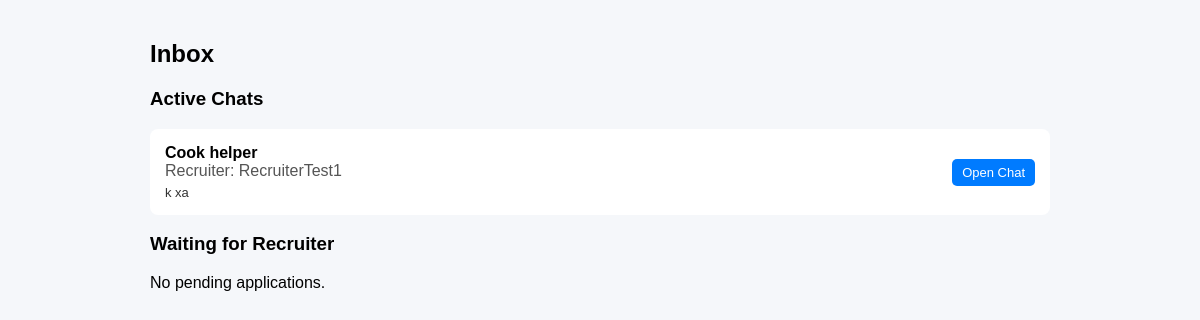
The app's page /chat/inbox/ (signed in), older data.
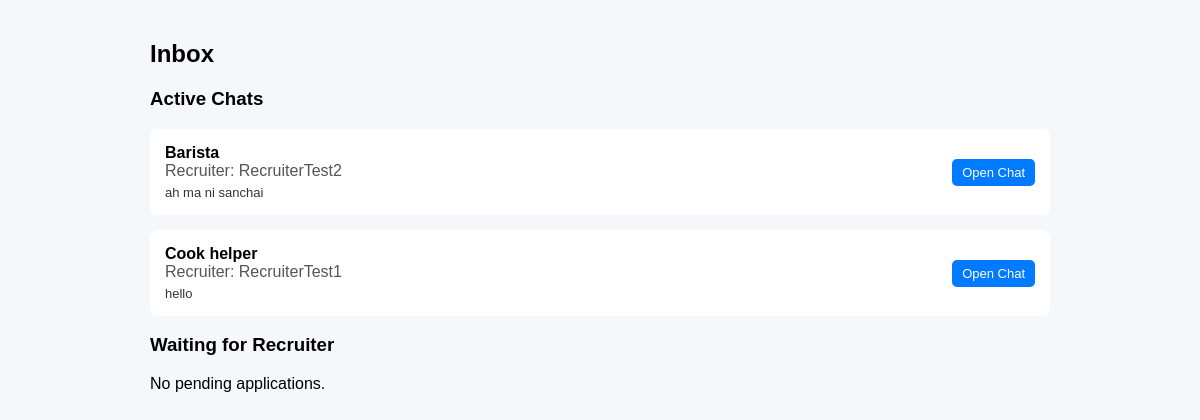
The same page, newer data.
### chat/models.py (models this page shows, shortened)
class ChatRoom(models.Model):
    recruiter = models.ForeignKey(User, on_delete=models.CASCADE, related_name='recruiter_chats')
    applicant = models.ForeignKey(User, on_delete=models.CASCADE, related_name='applicant_chats')
    job = models.ForeignKey(Job, on_delete=models.CASCADE)
    created_at = models.DateTimeField(auto_now_add=True)

class Message(models.Model):
    chatroom = models.ForeignKey(ChatRoom, on_delete=models.CASCADE, related_name='messages')
    sender = models.ForeignKey(User, on_delete=models.CASCADE)
    content = models.TextField()
    timestamp = models.DateTimeField(auto_now_add=True)
    is_read = models.BooleanField(default=False)

### Job_Post/models.py (models this page shows, shortened)
class Job(models.Model):
    JOB_TYPE_CHOICES = [
        ('Part Time', 'Part Time'),
        ('Full Time', 'Full Time'),
        ('Flexible', 'Flexible'),
    ]
    recruiter = models.ForeignKey(
        User,
        on_delete=models.CASCADE,
        related_name='jobs'
    )
    title = models.CharField(max_length=200)
    tags = models.CharField(max_length=200)
    location = models.CharField(max_length=255, default="Unknown")
    job_type = models.CharField(
        max_length=50,
        choices=JOB_TYPE_CHOICES,
        default='Full Time'
    )
    min_salary = models.IntegerField(null=True, blank=True)
    max_salary = models.IntegerField(null=True, blank=True)
    negotiable = models.BooleanField(default=False)
    description = models.TextField()
    responsibilities = models.TextField()
    image = models.ImageField(
        upload_to='job_images/',
        null=True,
        blank=True
    )
    is_active = models.BooleanField(default=False)
    created_at = models.DateTimeField(auto_now_add=True)
    deadline = models.DateTimeField(null=True, blank=True)

### chat/views.py (the view)
# urls.py: path('inbox/', views.inbox, name='inbox'),
@login_required
def inbox(request):
    user = request.user
    role = user.profile.role
    if role == "RECRUITER":
        chatrooms = ChatRoom.objects.filter(recruiter=user).select_related('applicant', 'job')
    else:
        chatrooms = ChatRoom.objects.filter(applicant=user).select_related('recruiter', 'job')
    chatrooms = chatrooms.annotate(
        unread_count=Count(
            'messages',
            filter=Q(messages__is_read=False) & ~Q(messages__sender=user)
        )
    ).annotate(
        unread_priority=Case(
            When(unread_count__gt=0, then=0),
            default=1,
            output_field=IntegerField()
        )
    ).order_by('unread_priority', '-created_at')
    context = {
        'chatrooms': chatrooms,
        'role': role,
        'unread_count': get_unread_count(user)
    }
    if role == "APPLICANT":
        applications = JobApplication.objects.filter(applicant=user.profile)
        pending_apps = [app for app in applications if not chatrooms.filter(job=app.job).exists()]
        context['pending_apps'] = pending_apps
    return render(request, 'chat/inbox.html', context)

### accounts/context_processors.py (called while the page is built)
def notification_count(request):
    if request.user.is_authenticated:
        count = Notification.objects.filter(
            user=request.user,
            is_read=False
        ).count()
        return {'notification_count': count}
    return {}

### chat/context_processors.py (called while the page is built)
def unread_messages(request):
    if request.user.is_authenticated:
        unread_count = Message.objects.filter(
            chatroom__in=ChatRoom.objects.filter(
                Q(recruiter=request.user) | Q(applicant=request.user)
            ),
            is_read=False
        ).exclude(sender=request.user).count()
        return {'unread_count': unread_count}
    return {'unread_count': 0}

### chat/views.py (called while the page is built)
def get_unread_count(user):
    return Message.objects.filter(
        chatroom__in=ChatRoom.objects.filter(
            Q(recruiter=user) | Q(applicant=user)
        ),
        is_read=False
    ).exclude(sender=user).count()

### templates/chat/inbox.html (shortened to what this page needs)
<!DOCTYPE html>
<html>
<head>
</head>
<body>
<div class="container">
    <h2>Inbox</h2>
    <h3>Active Chats</h3>
    {% for room in chatrooms %}
        <div class="card" id="room-{{ room.id }}">
            <div class="left">
                <span class="job-title">{{ room.job.title }}</span>
                {% if role == "RECRUITER" %}
                    <span class="person">Applicant: {{ room.applicant.username }}</span>
                {% else %}
                    <span class="person">Recruiter: {{ room.recruiter.username }}</span>
                {% endif %}
                {% with last_message=room.messages.last %}
                    {% if last_message %}
                        <span class="latest-message" id="last-msg-{{ room.id }}">
                            {{ last_message.content|truncatechars:50 }}
                        </span>
                    {% else %}
                        <span class="no-message">No messages yet</span>
                    {% endif %}
                {% endwith %}
            </div>
            <div>
                <a href="{% url 'chat_room' room.id %}" class="btn">Open Chat</a>
            </div>
        </div>
    {% empty %}
        <p>No active chats.</p>
    {% endfor %}
    {% if role == "APPLICANT" %}
        <h3>Waiting for Recruiter</h3>
        {% for app in pending_apps %}
            <div class="card">
                <div>
                    <strong>{{ app.job.title }}</strong><br>
                    Status: {{ app.status }}
                </div>
                <span style="color:red;">Recruiter has not started chat yet</span>
            </div>
        {% empty %}
            <p>No pending applications.</p>
        {% endfor %}
    {% endif %}
</div>
</body>
</html>

### templates/chat/inbox.html (style rules this page uses)
body { font-family: Arial; background: #f5f7fa; }
.container { width: 90%; max-width: 900px; margin: 40px auto; }
.card { background: white; padding: 15px; margin-bottom: 15px; border-radius: 8px; display: flex; justify-content: space-between; align-items: center; }
.left { display: flex; flex-direction: column; }
.job-title { font-weight: bold; }
.person { color: #555; }
.latest-message { font-size: 13px; color: #333; margin-top: 5px; }
.btn { padding: 6px 10px; border-radius: 5px; text-decoration: none; font-size: 13px; background: #007bff; color: white; }

Row changes from the older to the newer data that the page shows:
added ChatRoom: job "Barista", recruiter.username "RecruiterTest2", messages.last.content "ah ma ni sanchai"
computed for ChatRoom "Cook helper": messages.last.content "k xa" → "hello"
